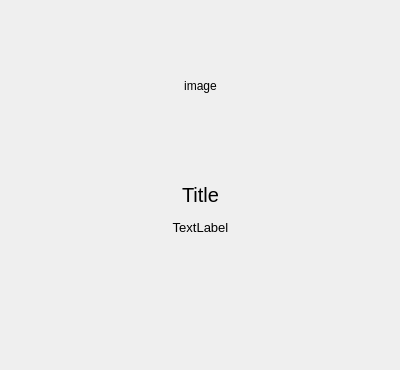
<?xml version="1.0" encoding="UTF-8"?>
<ui version="4.0">
 <class>Dialog</class>
 <widget class="QDialog" name="Dialog">
  <property name="geometry">
   <rect>
    <x>0</x>
    <y>0</y>
    <width>400</width>
    <height>370</height>
   </rect>
  </property>
  <property name="minimumSize">
   <size>
    <width>400</width>
    <height>370</height>
   </size>
  </property>
  <property name="maximumSize">
   <size>
    <width>400</width>
    <height>370</height>
   </size>
  </property>
  <property name="windowTitle">
   <string>Test Results</string>
  </property>
  <widget class="QLabel" name="imageLabel">
   <property name="geometry">
    <rect>
     <x>10</x>
     <y>10</y>
     <width>381</width>
     <height>151</height>
    </rect>
   </property>
   <property name="text">
    <string>image</string>
   </property>
   <property name="alignment">
    <set>Qt::AlignCenter</set>
   </property>
  </widget>
  <widget class="QLabel" name="titleLabel">
   <property name="geometry">
    <rect>
     <x>10</x>
     <y>179</y>
     <width>381</width>
     <height>31</height>
    </rect>
   </property>
   <property name="font">
    <font>
     <pointsize>15</pointsize>
    </font>
   </property>
   <property name="text">
    <string>Title</string>
   </property>
   <property name="alignment">
    <set>Qt::AlignCenter</set>
   </property>
  </widget>
  <widget class="QLabel" name="descLabel">
   <property name="geometry">
    <rect>
     <x>10</x>
     <y>220</y>
     <width>381</width>
     <height>141</height>
    </rect>
   </property>
   <property name="font">
    <font>
     <pointsize>10</pointsize>
    </font>
   </property>
   <property name="text">
    <string>TextLabel</string>
   </property>
   <property name="alignment">
    <set>Qt::AlignHCenter|Qt::AlignTop</set>
   </property>
  </widget>
 </widget>
 <resources/>
 <connections/>
</ui>
